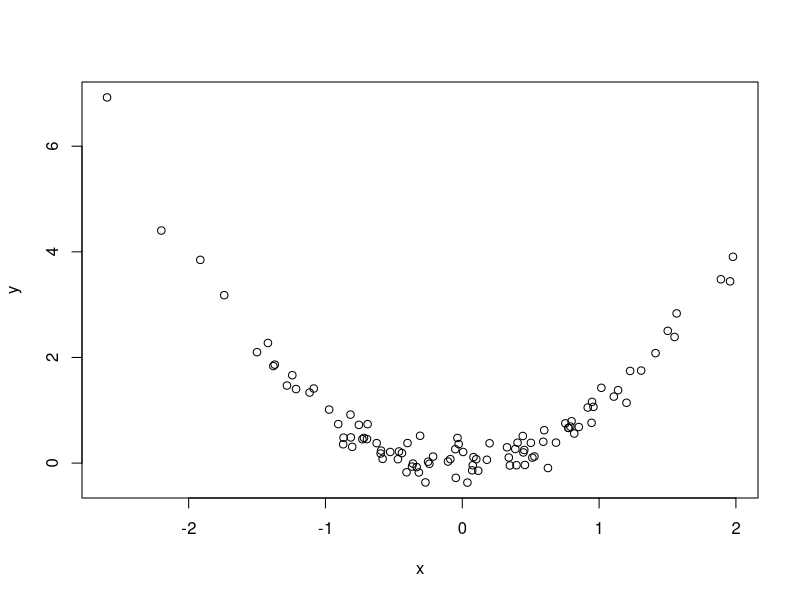

Here is the R script that generated this plot:
# Simulate and plot data
# Seafha Ramos
# seafha@gmail.com
# 2022-03-15

# Simulate predictor variable 
x <- rnorm(n=100)

# Calculate response variable and add noise
y <- x^2 + rnorm(n=100, sd = 0.2)

# Plot the data
plot(x = x, y = y)
